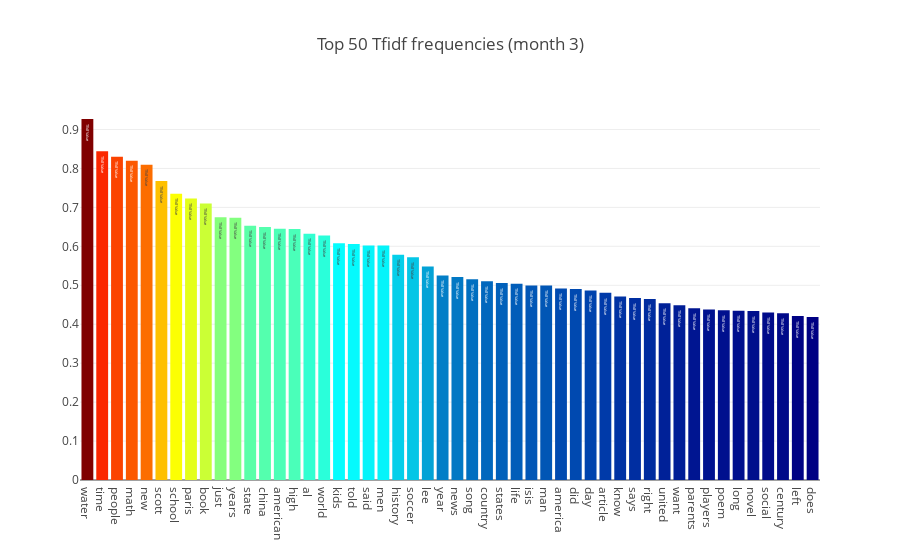
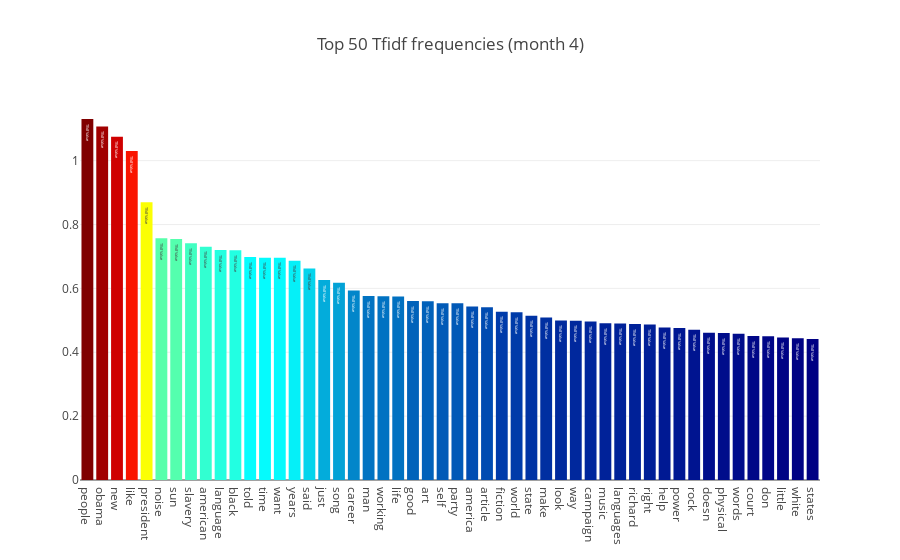
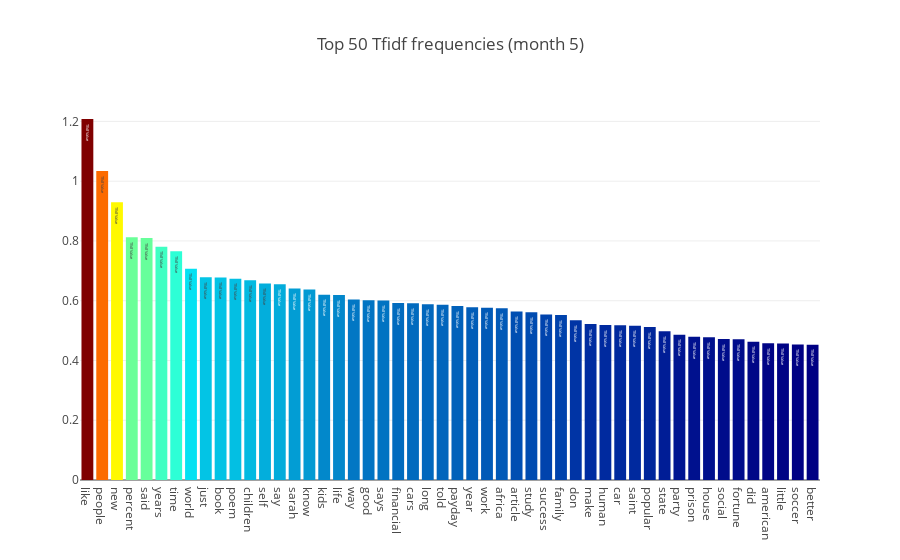
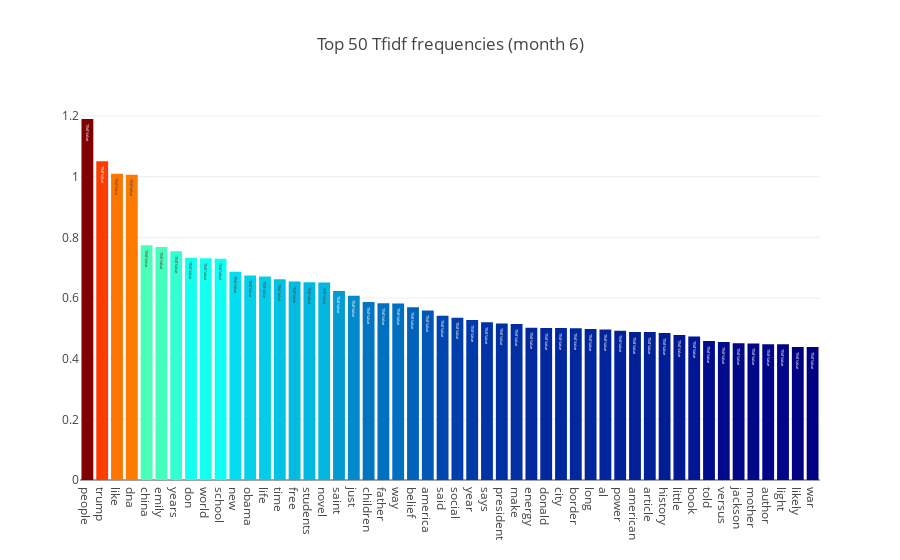

Notebook cell for these charts, in order:
### Code cell
import numpy as np
from sklearn.feature_extraction.text import CountVectorizer, TfidfVectorizer

tf_vectorizer = dict()
tf = dict()
feature_names = dict()
count_vec = dict()

tf_vectorizer = dict()
tf = dict()
feature_names = dict()
count_vec = dict()

MONTHS = list(range(1, 12 + 1))
MONTHS.remove(2)
MONTHS.remove(8)

for month in MONTHS:
    try:
        txt = text_by_month[month]

        tf_vectorizer[month] = TfidfVectorizer(max_df=0.95,
                                            min_df=2,
                                            stop_words='english',
                                            decode_error='ignore')

        tf[month] = tf_vectorizer[month].fit_transform(txt)

        feature_names[month] = tf_vectorizer[month].get_feature_names()

        count_vec[month] = np.asarray(tf[month].sum(axis=0)).ravel()

        plot_frequent_word(count_vec[month], "month {}".format(month), feature_names[month])
    
    except:
        pass

### Figure 1 — Plotly figure (JSON) as saved in the notebook; plotly's stock layout.template omitted (floating-point values rounded to 4 significant figures)
{"data": [{"marker": {"color": [0.927, 0.8442, 0.83, 0.8197, 0.8093, 0.7677, 0.7349, 0.7227, 0.7098, 0.6748, 0.6733, 0.6527, 0.6497, 0.6454, 0.6443, 0.6323, 0.628, 0.6079, 0.6063, 0.6022, 0.602, 0.5782, 0.5723, 0.5485, 0.5251, 0.5215, 0.5157, 0.5103, 0.5057, 0.504, 0.4995, 0.4992, 0.4917, 0.4907, 0.4866, 0.4805, 0.4712, 0.4674, 0.4649, 0.4537, 0.4489, 0.4409, 0.4376, 0.4361, 0.4349, 0.4341, 0.43, 0.4281, 0.421, 0.4187], "colorscale": "Jet"}, "text": "Tfidf Value", "type": "bar", "uid": "60a3229a-5e7f-48ef-9421-5c97ee884cec", "x": ["water", "time", "people", "math", "new", "scott", "school", "paris", "book", "just", "years", "state", "china", "american", "high", "al", "world", "kids", "told", "said", "men", "history", "soccer", "lee", "year", "news", "song", "country", "states", "life", "isis", "man", "america", "did", "day", "article", "know", "says", "right", "united", "want", "parents", "players", "poem", "long", "novel", "social", "century", "left", "does"], "y": [0.927, 0.8442, 0.83, 0.8197, 0.8093, 0.7677, 0.7349, 0.7227, 0.7098, 0.6748, 0.6733, 0.6527, 0.6497, 0.6454, 0.6443, 0.6323, 0.628, 0.6079, 0.6063, 0.6022, 0.602, 0.5782, 0.5723, 0.5485, 0.5251, 0.5215, 0.5157, 0.5103, 0.5057, 0.504, 0.4995, 0.4992, 0.4917, 0.4907, 0.4866, 0.4805, 0.4712, 0.4674, 0.4649, 0.4537, 0.4489, 0.4409, 0.4376, 0.4361, 0.4349, 0.4341, 0.43, 0.4281, 0.421, 0.4187]}], "layout": {"title": {"text": "Top 50 Tfidf frequencies (month 3)"}}}

### Figure 2 — Plotly figure (JSON) as saved in the notebook; plotly's stock layout.template omitted (floating-point values rounded to 4 significant figures)
{"data": [{"marker": {"color": [1.13, 1.107, 1.075, 1.03, 0.8696, 0.7567, 0.7546, 0.741, 0.7306, 0.7206, 0.7197, 0.698, 0.6963, 0.6959, 0.6862, 0.662, 0.6262, 0.6175, 0.5933, 0.5759, 0.5755, 0.5746, 0.5609, 0.5599, 0.5538, 0.5533, 0.5431, 0.541, 0.5266, 0.5256, 0.5147, 0.5087, 0.4997, 0.4988, 0.4965, 0.4908, 0.4897, 0.4882, 0.4867, 0.4779, 0.4763, 0.4707, 0.461, 0.46, 0.4582, 0.4513, 0.45, 0.4459, 0.4438, 0.4415], "colorscale": "Jet"}, "text": "Tfidf Value", "type": "bar", "uid": "b65e3d52-9fd2-4c48-91eb-459b36d9d3fe", "x": ["people", "obama", "new", "like", "president", "noise", "sun", "slavery", "american", "language", "black", "told", "time", "want", "years", "said", "just", "song", "career", "man", "working", "life", "good", "art", "self", "party", "america", "article", "fiction", "world", "state", "make", "look", "way", "campaign", "music", "languages", "richard", "right", "help", "power", "rock", "doesn", "physical", "words", "court", "don", "little", "white", "states"], "y": [1.13, 1.107, 1.075, 1.03, 0.8696, 0.7567, 0.7546, 0.741, 0.7306, 0.7206, 0.7197, 0.698, 0.6963, 0.6959, 0.6862, 0.662, 0.6262, 0.6175, 0.5933, 0.5759, 0.5755, 0.5746, 0.5609, 0.5599, 0.5538, 0.5533, 0.5431, 0.541, 0.5266, 0.5256, 0.5147, 0.5087, 0.4997, 0.4988, 0.4965, 0.4908, 0.4897, 0.4882, 0.4867, 0.4779, 0.4763, 0.4707, 0.461, 0.46, 0.4582, 0.4513, 0.45, 0.4459, 0.4438, 0.4415]}], "layout": {"title": {"text": "Top 50 Tfidf frequencies (month 4)"}}}

### Figure 3 — Plotly figure (JSON) as saved in the notebook; plotly's stock layout.template omitted (floating-point values rounded to 4 significant figures)
{"data": [{"marker": {"color": [1.208, 1.034, 0.9291, 0.8124, 0.8095, 0.7803, 0.7658, 0.7071, 0.6788, 0.6778, 0.6738, 0.6687, 0.6575, 0.655, 0.6405, 0.6376, 0.6201, 0.6191, 0.6044, 0.6015, 0.6004, 0.5922, 0.5918, 0.5881, 0.5865, 0.5822, 0.5784, 0.5761, 0.5747, 0.5638, 0.5611, 0.5536, 0.5523, 0.5343, 0.5217, 0.5191, 0.5177, 0.5166, 0.5117, 0.4981, 0.4859, 0.479, 0.4774, 0.4719, 0.471, 0.4628, 0.458, 0.457, 0.4539, 0.4523], "colorscale": "Jet"}, "text": "Tfidf Value", "type": "bar", "uid": "f31a7a9b-8f30-413a-a61e-2486bbd76675", "x": ["like", "people", "new", "percent", "said", "years", "time", "world", "just", "book", "poem", "children", "self", "say", "sarah", "know", "kids", "life", "way", "good", "says", "financial", "cars", "long", "told", "payday", "year", "work", "africa", "article", "study", "success", "family", "don", "make", "human", "car", "saint", "popular", "state", "party", "prison", "house", "social", "fortune", "did", "american", "little", "soccer", "better"], "y": [1.208, 1.034, 0.9291, 0.8124, 0.8095, 0.7803, 0.7658, 0.7071, 0.6788, 0.6778, 0.6738, 0.6687, 0.6575, 0.655, 0.6405, 0.6376, 0.6201, 0.6191, 0.6044, 0.6015, 0.6004, 0.5922, 0.5918, 0.5881, 0.5865, 0.5822, 0.5784, 0.5761, 0.5747, 0.5638, 0.5611, 0.5536, 0.5523, 0.5343, 0.5217, 0.5191, 0.5177, 0.5166, 0.5117, 0.4981, 0.4859, 0.479, 0.4774, 0.4719, 0.471, 0.4628, 0.458, 0.457, 0.4539, 0.4523]}], "layout": {"title": {"text": "Top 50 Tfidf frequencies (month 5)"}}}

### Figure 4 — Plotly figure (JSON) as saved in the notebook; plotly's stock layout.template omitted (floating-point values rounded to 4 significant figures)
{"data": [{"marker": {"color": [1.19, 1.051, 1.009, 1.006, 0.7738, 0.7679, 0.7544, 0.7328, 0.7313, 0.7292, 0.6863, 0.6745, 0.6711, 0.6621, 0.6545, 0.652, 0.6507, 0.6231, 0.6076, 0.5864, 0.5823, 0.582, 0.5692, 0.5584, 0.5413, 0.535, 0.5276, 0.5204, 0.5158, 0.5141, 0.5022, 0.5012, 0.5009, 0.5002, 0.4981, 0.4965, 0.4919, 0.4882, 0.4878, 0.4844, 0.4776, 0.4733, 0.4578, 0.4546, 0.4505, 0.4499, 0.4475, 0.4475, 0.4387, 0.4383], "colorscale": "Jet"}, "text": "Tfidf Value", "type": "bar", "uid": "9166e4d9-7e7d-41ba-ba8b-40c364a95797", "x": ["people", "trump", "like", "dna", "china", "emily", "years", "don", "world", "school", "new", "obama", "life", "time", "free", "students", "novel", "saint", "just", "children", "father", "way", "belief", "america", "said", "social", "year", "says", "president", "make", "energy", "donald", "city", "border", "long", "al", "power", "american", "article", "history", "little", "book", "told", "versus", "jackson", "mother", "author", "light", "likely", "war"], "y": [1.19, 1.051, 1.009, 1.006, 0.7738, 0.7679, 0.7544, 0.7328, 0.7313, 0.7292, 0.6863, 0.6745, 0.6711, 0.6621, 0.6545, 0.652, 0.6507, 0.6231, 0.6076, 0.5864, 0.5823, 0.582, 0.5692, 0.5584, 0.5413, 0.535, 0.5276, 0.5204, 0.5158, 0.5141, 0.5022, 0.5012, 0.5009, 0.5002, 0.4981, 0.4965, 0.4919, 0.4882, 0.4878, 0.4844, 0.4776, 0.4733, 0.4578, 0.4546, 0.4505, 0.4499, 0.4475, 0.4475, 0.4387, 0.4383]}], "layout": {"title": {"text": "Top 50 Tfidf frequencies (month 6)"}}}
